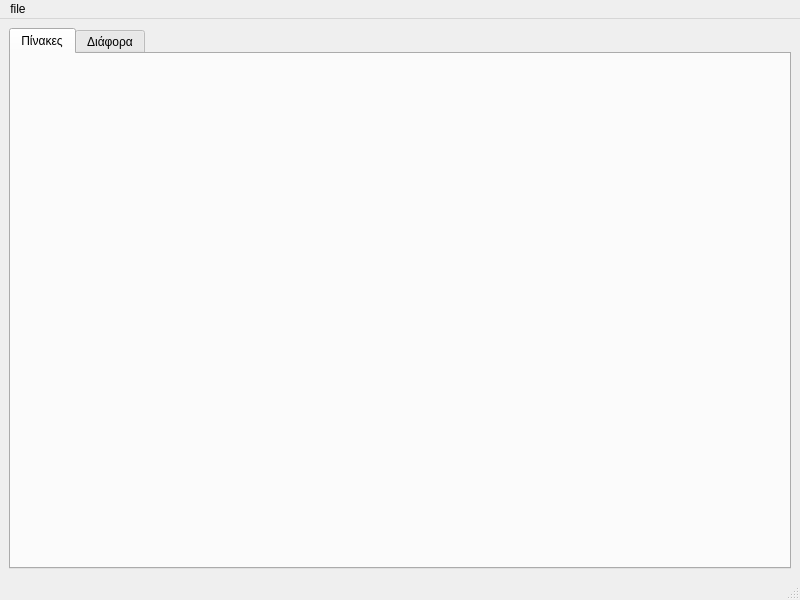
<?xml version="1.0" encoding="UTF-8"?>
<ui version="4.0">
 <class>MainWindow</class>
 <widget class="QMainWindow" name="MainWindow">
  <property name="geometry">
   <rect>
    <x>0</x>
    <y>0</y>
    <width>800</width>
    <height>600</height>
   </rect>
  </property>
  <property name="windowTitle">
   <string>Meta Manager</string>
  </property>
  <widget class="QWidget" name="centralwidget">
   <layout class="QVBoxLayout" name="verticalLayout">
    <item>
     <widget class="QTabWidget" name="tabWidget">
      <property name="currentIndex">
       <number>0</number>
      </property>
      <widget class="QWidget" name="tab_tables">
       <attribute name="title">
        <string>Πίνακες</string>
       </attribute>
      </widget>
      <widget class="QWidget" name="tab_queries">
       <attribute name="title">
        <string>Διάφορα</string>
       </attribute>
      </widget>
     </widget>
    </item>
   </layout>
  </widget>
  <widget class="QMenuBar" name="menubar">
   <property name="geometry">
    <rect>
     <x>0</x>
     <y>0</y>
     <width>800</width>
     <height>25</height>
    </rect>
   </property>
   <widget class="QMenu" name="menuFile">
    <property name="title">
     <string>file</string>
    </property>
    <addaction name="actionOpen"/>
    <addaction name="actionNew"/>
    <addaction name="actionExit"/>
   </widget>
   <addaction name="menuFile"/>
  </widget>
  <widget class="QStatusBar" name="statusbar"/>
  <action name="actionOpen">
   <property name="text">
    <string>open</string>
   </property>
  </action>
  <action name="actionNew">
   <property name="text">
    <string>new</string>
   </property>
  </action>
  <action name="actionExit">
   <property name="text">
    <string>exit</string>
   </property>
  </action>
 </widget>
 <resources/>
 <connections>
  <connection>
   <sender>actionExit</sender>
   <signal>activated()</signal>
   <receiver>MainWindow</receiver>
   <slot>close()</slot>
   <hints>
    <hint type="sourcelabel">
     <x>-1</x>
     <y>-1</y>
    </hint>
    <hint type="destinationlabel">
     <x>399</x>
     <y>299</y>
    </hint>
   </hints>
  </connection>
 </connections>
</ui>
